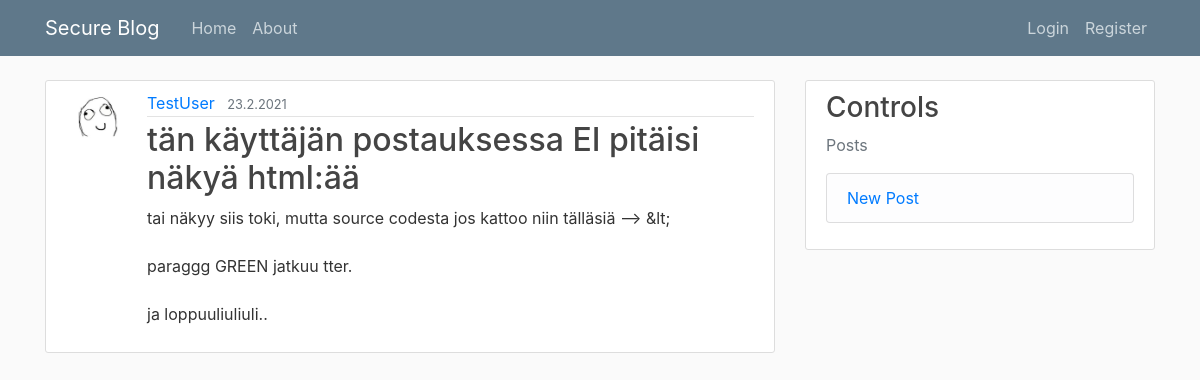
The page /post/32/ on the database as committed earlier.
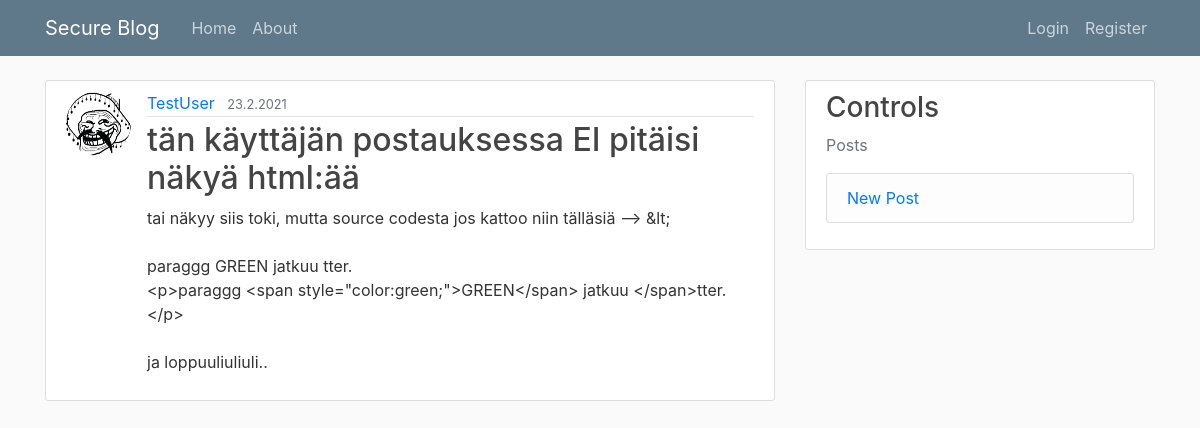
The same page on the database as committed later.
### blog/models.py (models this page shows, shortened)
class Post(models.Model):
	title = models.CharField(max_length=100)
	content = models.TextField()
	date_posted = models.DateTimeField(default=timezone.now)
	author = models.ForeignKey(User, on_delete=models.CASCADE)

### users/models.py (models this page shows, shortened)
class Profile(models.Model):
	user = models.OneToOneField(User, on_delete=models.CASCADE)
	image = models.ImageField(default='default.jpg', upload_to='profile_pics')

### blog/views.py (the view)
# urls.py: path('post/<int:pk>/', PostDetailView.as_view(), name='post-detail'),
class PostDetailView(DetailView):
	model = Post

### blog/templates/blog/post_detail.html (shortened to what this page needs)
{% extends "blog/base.html" %}
{% block content %}
	<article class="media content-section">
	  <img class="rounded-circle article-img" src="{{ object.author.profile.image.url }}">
	  <div class="media-body">
	    <div class="article-metadata">
	      <a class="mr-2" href="{% url 'user-posts' object.author.username %}">{{ object.author }}</a>
	      <small class="text-muted">{{ object.date_posted|date:"j.n.Y" }}</small>
	    </div>
	    <h2 class="article-title">{{ object.title }}</h2>
	    <p class="article-content">{{ object.content }}</p>
	  </div>
	</article>
{% endblock content %}

Rows that differ between the two databases and show on the page:
changed Post "tän käyttäjän postauksessa EI pitäisi näkyä html:ää": author.profile.image: picture added in place of a placeholder; content "tai näkyy siis toki, mutta source codesta jos kattoo niin tälläsiä --> &lt; paraggg GREEN jatkuu tter. ja loppuuliuliuli.." → "…paraggg GREEN jatkuu tter. <p>paraggg <span style=\"color:green;\">GREEN</span> jatkuu </span>tter.</p> ja loppuuliuliuli.."
